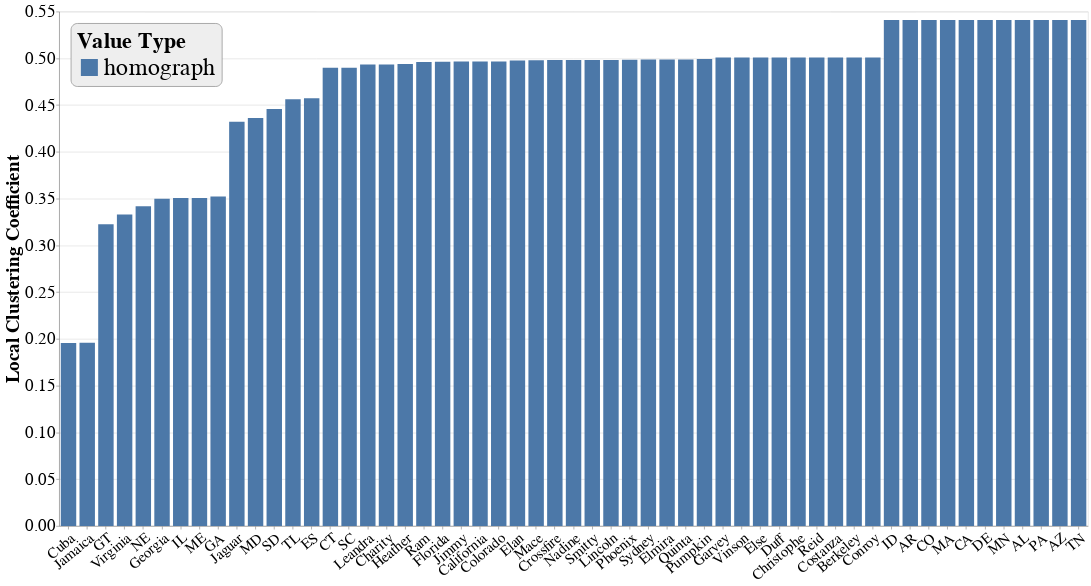

Notebook code for this chart:
### Code cell
# Plot of all the homograph values and their LCC scores
homographs_graph_LCC = alt.Chart(synthetic_bipartite_graph_stats_df[synthetic_bipartite_graph_stats_df['is_homograph'] == 'homograph'], title='').mark_bar(size=24).encode(
    x=alt.X('node:N', sort='y', axis=alt.Axis(title='', labelAngle=-40, labelFontSize=23)),
    y=alt.Y('local_clustering_coefficient:Q', axis=alt.Axis(title='Local Clustering Coefficient', labelFontSize=26, titleFontSize=30, tickCount=8)),
    color=alt.Color('is_homograph:N', legend=alt.Legend(title='Value Type', titleLimit=0, labelLimit=500))
).properties(width=1600, height=800)
homographs_graph_LCC = homographs_graph_LCC.configure_axis(labelLimit=550)

homographs_graph_LCC = homographs_graph_LCC.configure_legend(
    labelFontSize=38,
    symbolSize=700,
    titleFontSize=35,
    strokeColor='gray',
    fillColor='#EEEEEE',
    padding=10,
    cornerRadius=10,
    orient='top-left'
)

homographs_graph_LCC.save('figures/synthetic_dataset/synthetic_bipartite_LCC_homographs.svg')
homographs_graph_LCC

### Figure 1 — Vega-Lite specification as saved in the notebook (floating-point values rounded to 4 significant figures)
{"config": {"view": {"continuousWidth": 400, "continuousHeight": 300}, "axis": {"labelLimit": 550}, "legend": {"cornerRadius": 10, "fillColor": "#EEEEEE", "labelFontSize": 38, "orient": "top-left", "padding": 10, "strokeColor": "gray", "symbolSize": 700, "titleFontSize": 35}}, "data": {"name": "data-f8ca489f7a18a97ae5e8cee1e116d11a"}, "mark": {"type": "bar", "size": 24}, "encoding": {"color": {"type": "nominal", "field": "is_homograph", "legend": {"labelLimit": 500, "title": "Value Type", "titleLimit": 0}}, "x": {"type": "nominal", "axis": {"labelAngle": -40, "labelFontSize": 23, "title": ""}, "field": "node", "sort": "y"}, "y": {"type": "quantitative", "axis": {"labelFontSize": 26, "tickCount": 8, "title": "Local Clustering Coefficient", "titleFontSize": 30}, "field": "local_clustering_coefficient"}}, "height": 800, "title": "", "width": 1600, "$schema": "https://vega.github.io/schema/vega-lite/v4.8.1.json", "datasets": {"data-f8ca489f7a18a97ae5e8cee1e116d11a": [{"node": "Sydney", "node_type": "cell", "betweenness_centrality": 0.009811, "local_clustering_coefficient": 0.4988, "is_homograph": "homograph"}, {"node": "Cuba", "node_type": "cell", "betweenness_centrality": 0.006394, "local_clustering_coefficient": 0.1956, "is_homograph": "homograph"}, {"node": "Elmira", "node_type": "cell", "betweenness_centrality": 0.009811, "local_clustering_coefficient": 0.4988, "is_homograph": "homograph"}, {"node": "Lincoln", "node_type": "cell", "betweenness_centrality": 0.03212, "local_clustering_coefficient": 0.4983, "is_homograph": "homograph"}, {"node": "Virginia", "node_type": "cell", "betweenness_centrality": 0.01207, "local_clustering_coefficient": 0.333, "is_homograph": "homograph"}, {"node": "Jamaica", "node_type": "cell", "betweenness_centrality": 0.009349, "local_clustering_coefficient": 0.1959, "is_homograph": "homograph"}, {"node": "Phoenix", "node_type": "cell", "betweenness_centrality": 0.02194, "local_clustering_coefficient": 0.4984, "is_homograph": "homograph"}, {"node": "Quinta", "node_type": "cell", "betweenness_centrality": 0.009811, "local_clustering_coefficient": 0.4988, "is_homograph": "homograph"}, {"node": "ID", "node_type": "cell", "betweenness_centrality": 1.938e-06, "local_clustering_coefficient": 0.5409, "is_homograph": "homograph"}, {"node": "NE", "node_type": "cell", "betweenness_centrality": 6.025e-07, "local_clustering_coefficient": 0.3419, "is_homograph": "homograph"}, {"node": "GT", "node_type": "cell", "betweenness_centrality": 0.005336, "local_clustering_coefficient": 0.3227, "is_homograph": "homograph"}, {"node": "AR", "node_type": "cell", "betweenness_centrality": 1.938e-06, "local_clustering_coefficient": 0.5409, "is_homograph": "homograph"}, {"node": "CO", "node_type": "cell", "betweenness_centrality": 1.938e-06, "local_clustering_coefficient": 0.5409, "is_homograph": "homograph"}, {"node": "MA", "node_type": "cell", "betweenness_centrality": 1.938e-06, "local_clustering_coefficient": 0.5409, "is_homograph": "homograph"}, {"node": "CA", "node_type": "cell", "betweenness_centrality": 1.938e-06, "local_clustering_coefficient": 0.5409, "is_homograph": "homograph"}, {"node": "DE", "node_type": "cell", "betweenness_centrality": 1.938e-06, "local_clustering_coefficient": 0.5409, "is_homograph": "homograph"}, {"node": "TL", "node_type": "cell", "betweenness_centrality": 0.001553, "local_clustering_coefficient": 0.4563, "is_homograph": "homograph"}, {"node": "MN", "node_type": "cell", "betweenness_centrality": 1.938e-06, "local_clustering_coefficient": 0.5409, "is_homograph": "homograph"}, {"node": "AL", "node_type": "cell", "betweenness_centrality": 1.938e-06, "local_clustering_coefficient": 0.5409, "is_homograph": "homograph"}, {"node": "SD", "node_type": "cell", "betweenness_centrality": 1.269e-06, "local_clustering_coefficient": 0.4458, "is_homograph": "homograph"}, {"node": "PA", "node_type": "cell", "betweenness_centrality": 1.938e-06, "local_clustering_coefficient": 0.5409, "is_homograph": "homograph"}, {"node": "AZ", "node_type": "cell", "betweenness_centrality": 1.938e-06, "local_clustering_coefficient": 0.5409, "is_homograph": "homograph"}, {"node": "TN", "node_type": "cell", "betweenness_centrality": 1.938e-06, "local_clustering_coefficient": 0.5409, "is_homograph": "homograph"}, {"node": "Georgia", "node_type": "cell", "betweenness_centrality": 0.0009264, "local_clustering_coefficient": 0.3498, "is_homograph": "homograph"}, {"node": "Florida", "node_type": "cell", "betweenness_centrality": 0.0008095, "local_clustering_coefficient": 0.4965, "is_homograph": "homograph"}, {"node": "California", "node_type": "cell", "betweenness_centrality": 0.0009775, "local_clustering_coefficient": 0.4966, "is_homograph": "homograph"}, {"node": "Colorado", "node_type": "cell", "betweenness_centrality": 0.0009775, "local_clustering_coefficient": 0.4966, "is_homograph": "homograph"}, {"node": "CT", "node_type": "cell", "betweenness_centrality": 0.0008473, "local_clustering_coefficient": 0.4899, "is_homograph": "homograph"}, {"node": "SC", "node_type": "cell", "betweenness_centrality": 0.0008473, "local_clustering_coefficient": 0.4899, "is_homograph": "homograph"}, {"node": "IL", "node_type": "cell", "betweenness_centrality": 6.145e-07, "local_clustering_coefficient": 0.3508, "is_homograph": "homograph"}, {"node": "GA", "node_type": "cell", "betweenness_centrality": 6.433e-07, "local_clustering_coefficient": 0.3522, "is_homograph": "homograph"}, {"node": "MD", "node_type": "cell", "betweenness_centrality": 1.29e-06, "local_clustering_coefficient": 0.4362, "is_homograph": "homograph"}, {"node": "ME", "node_type": "cell", "betweenness_centrality": 6.145e-07, "local_clustering_coefficient": 0.3508, "is_homograph": "homograph"}, {"node": "Jaguar", "node_type": "cell", "betweenness_centrality": 0.05434, "local_clustering_coefficient": 0.4321, "is_homograph": "homograph"}, {"node": "Heather", "node_type": "cell", "betweenness_centrality": 0.02965, "local_clustering_coefficient": 0.4941, "is_homograph": "homograph"}, {"node": "Leandra", "node_type": "cell", "betweenness_centrality": 0.02611, "local_clustering_coefficient": 0.4935, "is_homograph": "homograph"}, {"node": "Charity", "node_type": "cell", "betweenness_centrality": 0.02611, "local_clustering_coefficient": 0.4935, "is_homograph": "homograph"}, {"node": "Garvey", "node_type": "cell", "betweenness_centrality": 0.002191, "local_clustering_coefficient": 0.5008, "is_homograph": "homograph"}, {"node": "Vinson", "node_type": "cell", "betweenness_centrality": 0.002191, "local_clustering_coefficient": 0.5008, "is_homograph": "homograph"}, {"node": "Else", "node_type": "cell", "betweenness_centrality": 0.002191, "local_clustering_coefficient": 0.5008, "is_homograph": "homograph"}, {"node": "Duff", "node_type": "cell", "betweenness_centrality": 0.002191, "local_clustering_coefficient": 0.5008, "is_homograph": "homograph"}, {"node": "Christophe", "node_type": "cell", "betweenness_centrality": 0.002191, "local_clustering_coefficient": 0.5008, "is_homograph": "homograph"}, {"node": "Reid", "node_type": "cell", "betweenness_centrality": 0.002191, "local_clustering_coefficient": 0.5008, "is_homograph": "homograph"}, {"node": "Mace", "node_type": "cell", "betweenness_centrality": 0.0328, "local_clustering_coefficient": 0.4981, "is_homograph": "homograph"}, {"node": "Costanza", "node_type": "cell", "betweenness_centrality": 0.002191, "local_clustering_coefficient": 0.5008, "is_homograph": "homograph"}, {"node": "Elan", "node_type": "cell", "betweenness_centrality": 0.01666, "local_clustering_coefficient": 0.4976, "is_homograph": "homograph"}, {"node": "Berkeley", "node_type": "cell", "betweenness_centrality": 0.002191, "local_clustering_coefficient": 0.5008, "is_homograph": "homograph"}, {"node": "Nadine", "node_type": "cell", "betweenness_centrality": 0.01373, "local_clustering_coefficient": 0.4983, "is_homograph": "homograph"}, {"node": "Conroy", "node_type": "cell", "betweenness_centrality": 0.002191, "local_clustering_coefficient": 0.5008, "is_homograph": "homograph"}, {"node": "Jimmy", "node_type": "cell", "betweenness_centrality": 0.01631, "local_clustering_coefficient": 0.4965, "is_homograph": "homograph"}, {"node": "Smitty", "node_type": "cell", "betweenness_centrality": 0.01373, "local_clustering_coefficient": 0.4983, "is_homograph": "homograph"}, {"node": "Ram", "node_type": "cell", "betweenness_centrality": 0.02539, "local_clustering_coefficient": 0.4961, "is_homograph": "homograph"}, {"node": "ES", "node_type": "cell", "betweenness_centrality": 0.001603, "local_clustering_coefficient": 0.4572, "is_homograph": "homograph"}, {"node": "Crossfire", "node_type": "cell", "betweenness_centrality": 0.01547, "local_clustering_coefficient": 0.4982, "is_homograph": "homograph"}, {"node": "Pumpkin", "node_type": "cell", "betweenness_centrality": 0.009196, "local_clustering_coefficient": 0.4994, "is_homograph": "homograph"}]}}
